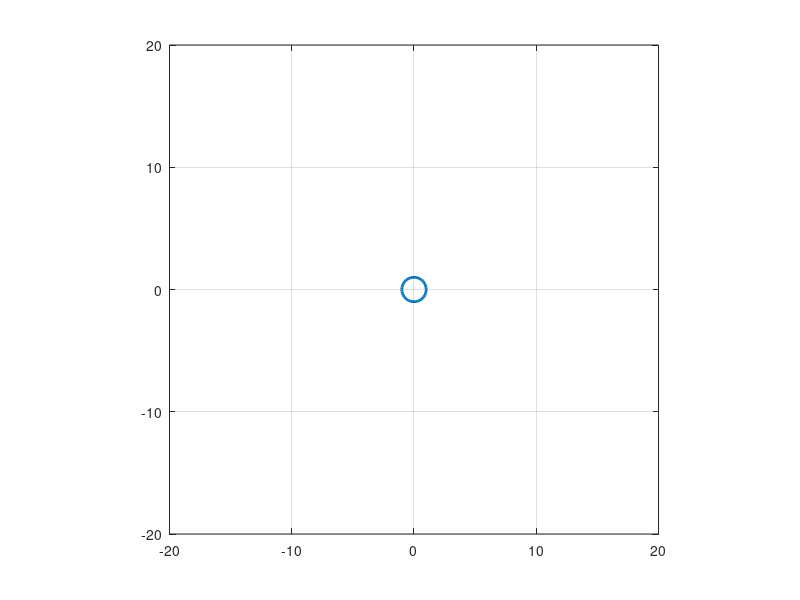

The MATLAB source for this figure:
% define control points of the object
theta=[2*pi*[0:40]/40];
 x=[cos(theta);sin(theta)];

N=200;

for i=1:N
% you can define some operation to modify the object, such as
% scaling the object and tanslate an object.  
% x: each column vetor is an originsl position vector
% xx: each column vector is a resultant vector 
% if you want to produce an animation, you need to modify
% some values at each iteration. 
% Modify the code (rather than using xx=x)
xx=x;
% draw the object
% Plot is to draw the object with line width equal to 2
% axis is to define the display range 
% daspect is to define aspect ratio to 1:1
% grid on is to grid lines in the display window
% draw now is to tell draw the object now and delay the a while 
plot(xx(1,:),xx(2,:),'Linewidth',2);
axis([-20, 20, -20, 20]);
daspect([1 1 1])
grid on
drawnow
end

